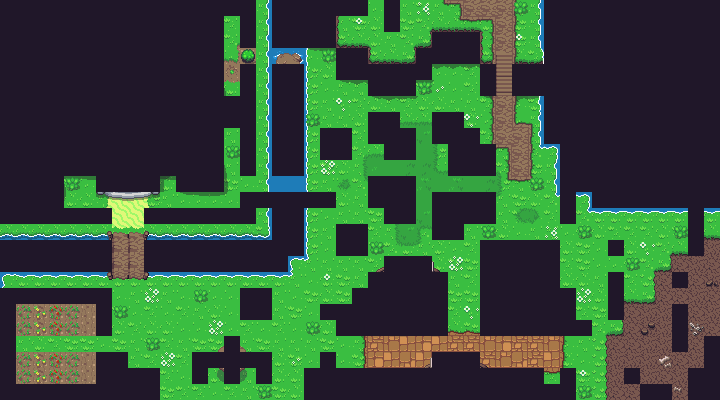

Rendered tile map (Tiled .tmx) drawn with the repository's tilesets; below, a short description and the map source with its tile grids summarised:
An orthogonal 45x25 tile map with 16x16 px tiles, 7 tile layers (Ground, Tile Layer 1, Tile Layer 2, Tile Layer 3, ...), 4 tilesets.

<map version="1.4" tiledversion="1.4.2" orientation="orthogonal" renderorder="right-down" width="45" height="25" tilewidth="16" tileheight="16" infinite="0" nextlayerid="9" nextobjectid="1">
 <tileset firstgid="1" source="../cave.tsx" />
 <tileset firstgid="1001" source="../Overworld.tsx" />
 <tileset firstgid="2441" source="../font.tsx" />
 <tileset firstgid="2576" source="../Objects.tsx" />
 <layer id="1" name="Ground" width="45" height="25">
  <data>[1125 cells, 1125 non-empty, 73 distinct tile ids]</data>
 </layer>
 <layer id="2" name="Tile Layer 1" width="45" height="25">
  <data>[1125 cells, 447 non-empty, 168 distinct tile ids]</data>
 </layer>
 <layer id="3" name="Tile Layer 2" width="45" height="25">
  <data>[1125 cells, 231 non-empty, 153 distinct tile ids]</data>
 </layer>
 <layer id="5" name="Tile Layer 3" width="45" height="25">
  <data>[1125 cells, 98 non-empty, 34 distinct tile ids]</data>
 </layer>
 <layer id="6" name="Tile Layer 4" width="45" height="25">
  <data>[1125 cells, 58 non-empty, 49 distinct tile ids]</data>
 </layer>
 <layer id="7" name="Tile Layer 5" width="45" height="25">
  <data>[1125 cells, 73 non-empty, 39 distinct tile ids]</data>
 </layer>
 <layer id="8" name="HitBox" width="45" height="25">
  <data>[1125 cells, 639 non-empty, 1 distinct tile ids]</data>
 </layer>
</map>
